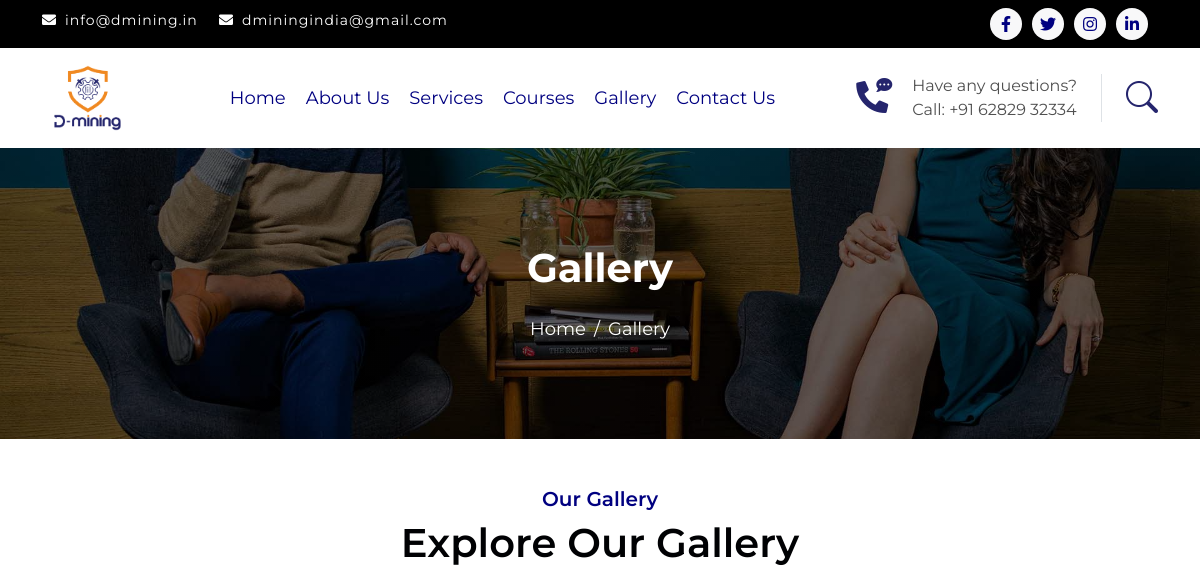
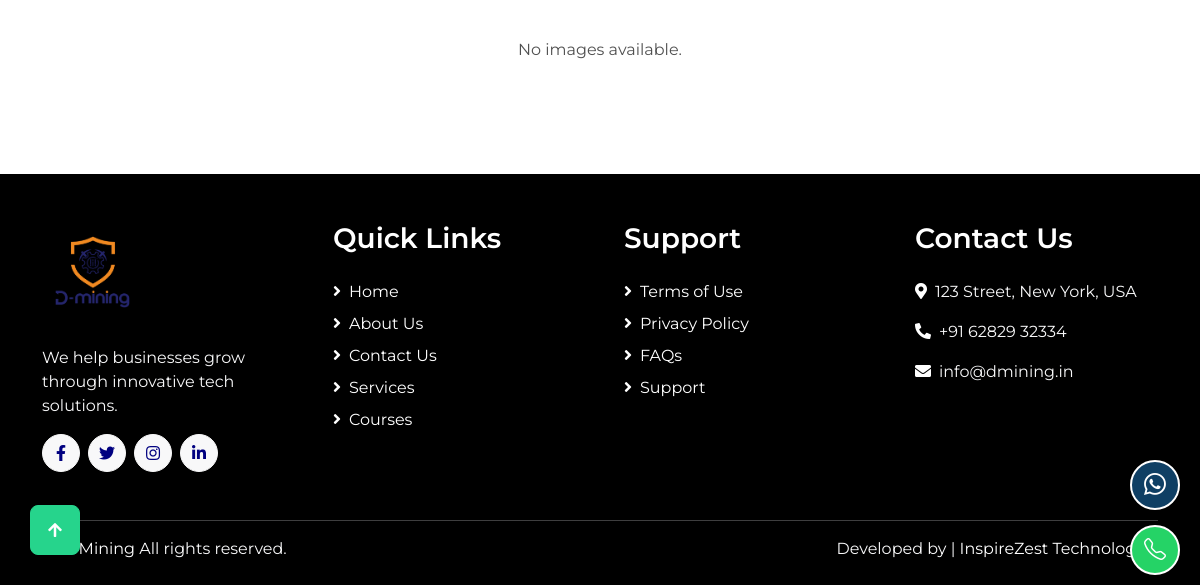
The page /gallery/ on the database as committed earlier (2 pictures, top to bottom).
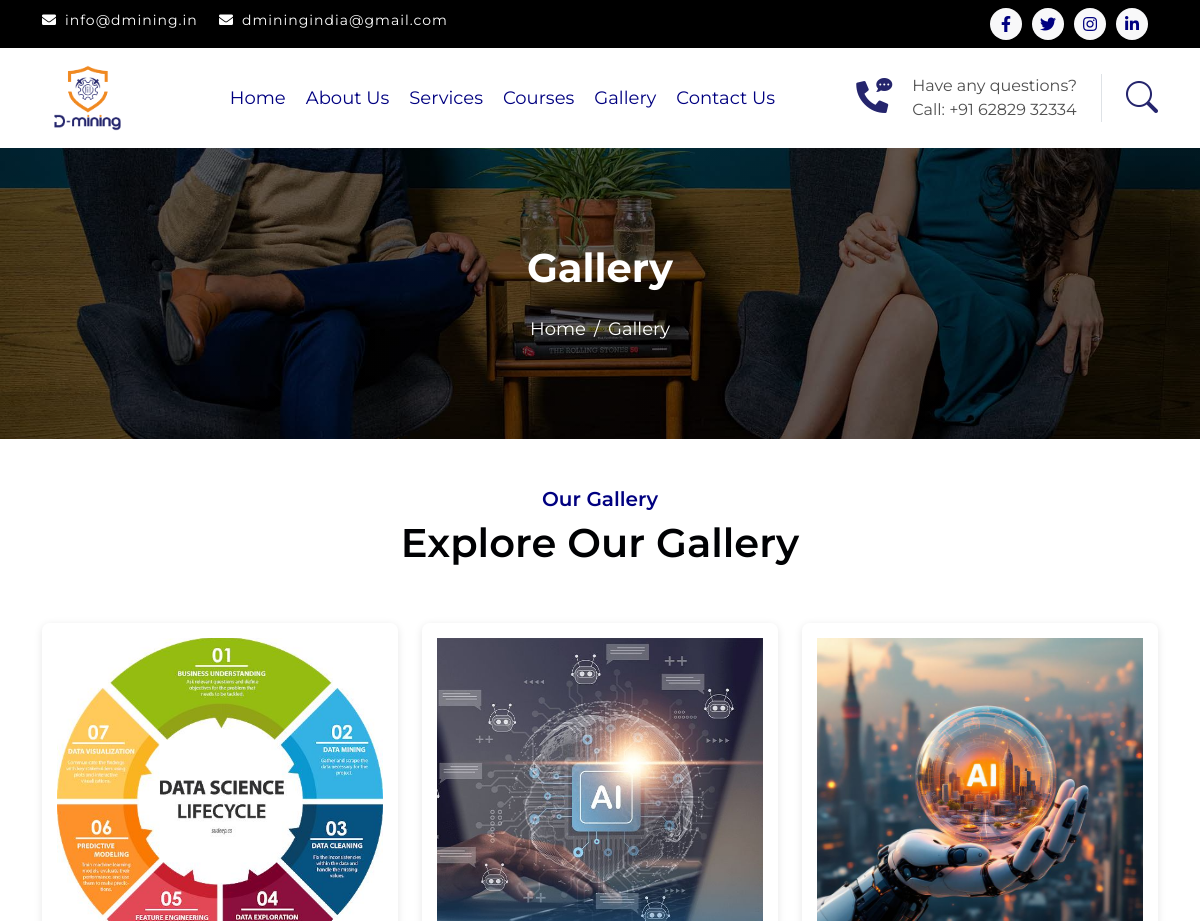
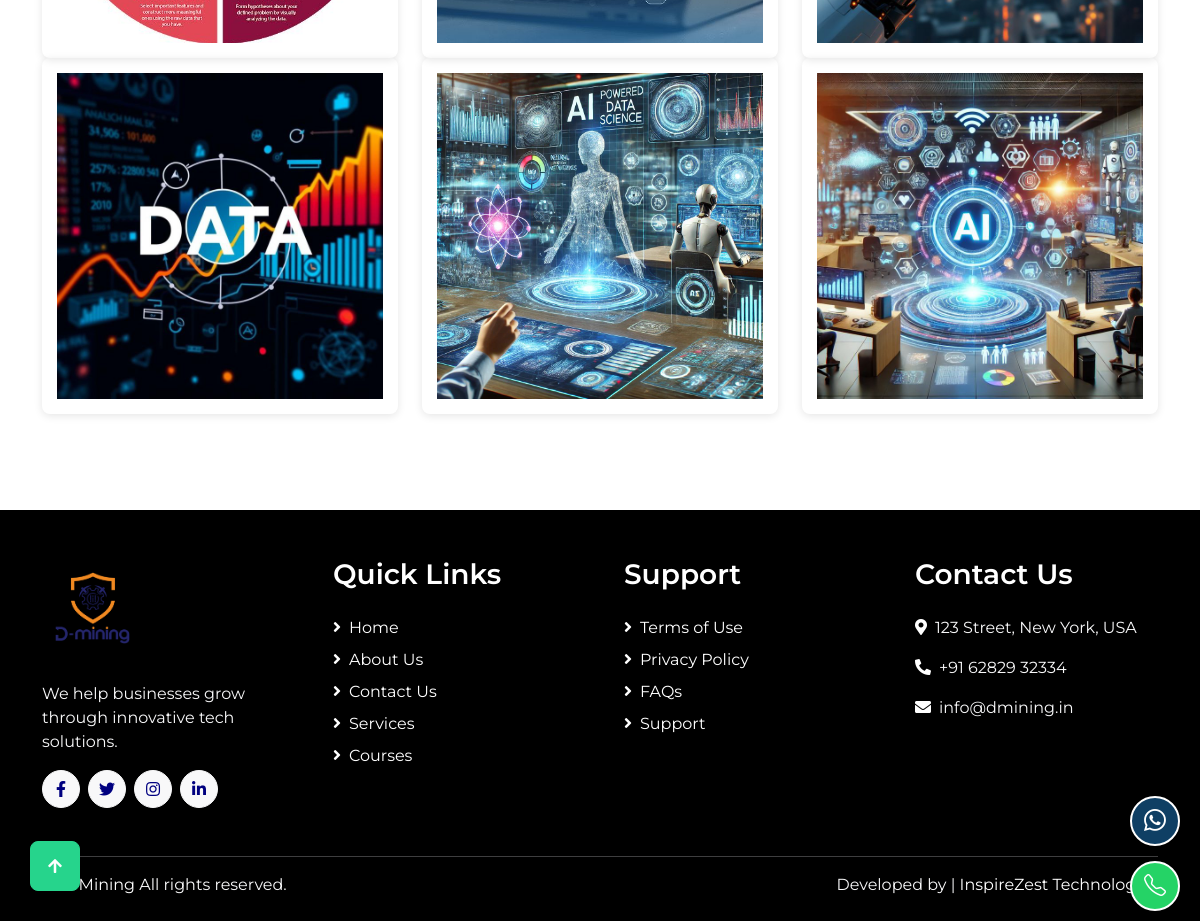
The same page on the database as committed later (2 pictures, top to bottom).
### DMININGapp/models.py (models this page shows, shortened)
class GalleryImage(models.Model):
    title = models.CharField(max_length=100, blank=True)
    image = models.ImageField(upload_to='static/gallery/')
    uploaded_at = models.DateTimeField(auto_now_add=True, null=True)

### DMININGapp/views.py (the view)
# urls.py: path('gallery/', views.gallery, name='gallery'),
def gallery(request):
    images = GalleryImage.objects.all()
    return render(request, 'gallery.html'
                  , {
                      'images': images
                      })

### templates/gallery.html (shortened to what this page needs)
{% extends 'base.html' %}
{% load static %}
{% block content %}
<div class="container-fluid page-header py-5">
  <div class="container text-center py-5">
    <h1 class="display-2 text-white mb-4 animated slideInDown">Gallery</h1>
    <nav aria-label="breadcrumb animated slideInDown">
      <ol class="breadcrumb justify-content-center mb-0">
        <li class="breadcrumb-item">
          <a href="#">Home</a>
        </li>
        <li class="breadcrumb-item active" aria-current="page">Gallery</li>
      </ol>
    </nav>
  </div>
</div>
<div class="album py-5 mb-5">
  <div class="text-center mx-auto pb-5 wow fadeIn" data-wow-delay=".3s" style="max-width: 600px;">
    <h5 class="text-primary">Our Gallery</h5>
    <h1>Explore Our Gallery</h1>
  </div>
  <div class="gallery-grid container">
    {% for image in images %}
      {% if forloop.first or forloop.counter0|divisibleby:3 %}
        <div class="row gx-4 gy-4">
      {% endif %}
      <div class="col-md-4">
        <div class="gallery-img-wrapper">
          <img src="{{ image.image.url }}" alt="{{ image.title }}" class="img-fluid gallery-img">
        </div>
      </div>
      {% if forloop.counter|divisibleby:3 or forloop.last %}
        </div>
      {% endif %}
    {% empty %}
      <p class="text-center">No images available.</p>
    {% endfor %}
  </div>
</div>
{% endblock %}

### templates/base.html (shortened to what this page needs)
{% load static %}
<!DOCTYPE html>
<html lang="en">
<head>
  <link href="https://cdnjs.cloudflare.com/ajax/libs/font-awesome/5.15.4/css/all.min.css" rel="stylesheet" />
  <link href="https://cdn.jsdelivr.net/npm/bootstrap-icons@1.4.1/font/bootstrap-icons.css" rel="stylesheet" />
  <link rel="stylesheet" href="https://cdn.jsdelivr.net/npm/bootstrap-icons@1.11.3/font/bootstrap-icons.css" />
  <link href="{% static 'lib/animate/animate.min.css' %}" rel="stylesheet" />
  <link href="{% static 'lib/owlcarousel/assets/owl.carousel.min.css' %}" rel="stylesheet" />
  <link href="{% static 'css/bootstrap.min.css' %}" rel="stylesheet" />
  <link href="{% static 'css/style.css' %}" rel="stylesheet" />
</head>
<body>
  <div class="container-fluid bg-dark py-2 d-none d-md-flex">
    <div class="container">
      <div class="d-flex justify-content-between topbar">
        <div class="top-info">
          <small class="me-3 text-white-50"><i class="fas fa-envelope me-2 text-white"></i>info@dmining.in</small>
          <small class="me-3 text-white-50"><i
              class="fas fa-envelope me-2 text-white"></i>dminingindia@gmail.com</small>
        </div>
        <div class="top-link">
          <a href="https://www.facebook.com/profile.php?id=61576335404647"
            class="bg-light btn btn-sm-square rounded-circle"><i class="fab fa-facebook-f text-primary"></i></a>
          <a href="#" class="bg-light btn btn-sm-square rounded-circle"><i class="fab fa-twitter text-primary"></i></a>
          <a href="https://www.instagram.com/dmining_india/" class="bg-light btn btn-sm-square rounded-circle"><i
              class="fab fa-instagram text-primary"></i></a>
          <a href="https://www.linkedin.com/public-profile/settings?lipi=urn%3Ali%3Apage%3Ad_flagship3_profile_self_edit_contact-info%3BrExB7SHITf%2Bwtva2YU%2BCrw%3D%3D"
            class="bg-light btn btn-sm-square rounded-circle"><i class="fab fa-linkedin-in text-primary"></i></a>
        </div>
      </div>
    </div>
  </div>
  <div class="container-fluid bg-primary">
    <div class="container">
      <nav class="navbar navbar-dark navbar-expand-lg py-0">
        <a href="{% url 'index' %}" class="navbar-brand"><img src="{% static 'img/dlogo.png' %}" alt="HighTech Logo"
            style="height: 90px;" /></a>
        <div class="collapse navbar-collapse" id="navbarCollapse">
          <div class="navbar-nav ms-auto mx-xl-auto p-0">
            <a href="{% url 'index' %}" class="nav-item nav-link">Home</a>
            <a href="{% url 'about' %}" class="nav-item nav-link">About Us</a>
            <a href="{% url 'services' %}" class="nav-item nav-link">Services</a>
            <a href="{% url 'courses' %}" class="nav-item nav-link">Courses</a>
            <a href="{% url 'gallery' %}" class="nav-item nav-link">Gallery</a>
            <a href="{% url 'contact' %}" class="nav-item nav-link">Contact Us</a>
          </div>
        </div>
        <div class="d-none d-xl-flex">
          <div class="d-flex align-items-center justify-content-center me-4">
            <a href="#" class="position-relative animated tada infinite">
              <i class="fa fa-phone-alt text fa-2x"></i>
              <span class="position-absolute" style="top: -7px; left: 20px;"><i
                  class="fa fa-comment-dots text"></i></span>
            </a>
          </div>
          <div class="d-flex flex-column pe-4 border-end">
            <span class="text-50">Have any questions?</span>
            <span class="text">Call: +91 62829 32334</span>
          </div>
          <div class="d-flex align-items-center justify-content-center ms-4">
            <a href="#"><i class="bi bi-search text fa-2x"></i></a>
          </div>
        </div>
      </nav>
    </div>
  </div>
  <div class="fixed-buttons">
    <a href="tel:+91 62829 32334" class="btn-whatsapp-pulse call-button" aria-label="Call Us"><i
        class="bi bi-whatsapp"></i></a>
    <a href="https://wa.me/+916282932334" class="btn-whatsapp-pulse whatsapp-button" aria-label="WhatsApp Us"><i
        class="bi bi-telephone"></i></a>
  </div>
  <main>
    {% block content %}
    {% endblock %}
  </main>
  <div class="container-fluid footer bg-dark wow fadeIn" data-wow-delay=".3s">
    <div class="container pt-5 pb-4">
      <div class="row g-5">
        <div class="col-lg-3 col-md-6">
          <a href="{% url 'index' %}" class="navbar-brand"><img src="{% static 'img/dlogo.png' %}" alt="HighTech Logo"
              style="height: 100px;" /></a>
          <p class="mt-4 text-light">We help businesses grow through innovative tech solutions.</p>
          <div class="d-flex">
            <a href="https://www.facebook.com/profile.php?id=61576335404647"
              class="btn-light btn btn-square rounded-circle me-2"><i class="fab fa-facebook-f text-primary"></i></a>
            <a href="#" class="btn-light btn btn-square rounded-circle me-2"><i
                class="fab fa-twitter text-primary"></i></a>
            <a href="https://www.instagram.com/dmining_india/" class="btn-light btn btn-square rounded-circle me-2"><i
                class="fab fa-instagram text-primary"></i></a>
            <a href="https://www.linkedin.com/public-profile/settings?lipi=urn%3Ali%3Apage%3Ad_flagship3_profile_self_edit_contact-info%3BrExB7SHITf%2Bwtva2YU%2BCrw%3D%3D"
              class="btn-light btn btn-square rounded-circle"><i class="fab fa-linkedin-in text-primary"></i></a>
          </div>
        </div>
        <div class="col-lg-3 col-md-6">
          <h3 class="text-secondary">Quick Links</h3>
          <div class="mt-4 d-flex flex-column">
            <a href="#" class="mb-2 text-white"><i class="fas fa-angle-right me-2 text-secondary"></i>Home</a>
            <a href="#" class="mb-2 text-white"><i class="fas fa-angle-right me-2 text-secondary"></i>About Us</a>
            <a href="#" class="mb-2 text-white"><i class="fas fa-angle-right me-2 text-secondary"></i>Contact Us</a>
            <a href="#" class="mb-2 text-white"><i class="fas fa-angle-right me-2 text-secondary"></i>Services</a>
            <a href="#" class="mb-2 text-white"><i class="fas fa-angle-right me-2 text-secondary"></i>Courses</a>
          </div>
        </div>
        <div class="col-lg-3 col-md-6">
          <h3 class="text-secondary">Support</h3>
          <div class="mt-4 d-flex flex-column">
            <a href="#" class="mb-2 text-white"><i class="fas fa-angle-right me-2 text-secondary"></i>Terms of Use</a>
            <a href="#" class="mb-2 text-white"><i class="fas fa-angle-right me-2 text-secondary"></i>Privacy Policy</a>
            <a href="#" class="mb-2 text-white"><i class="fas fa-angle-right me-2 text-secondary"></i>FAQs</a>
            <a href="#" class="mb-2 text-white"><i class="fas fa-angle-right me-2 text-secondary"></i>Support</a>
          </div>
        </div>
        <div class="col-lg-3 col-md-6">
          <h3 class="text-secondary">Contact Us</h3>
          <div class="mt-4 d-flex flex-column">
            <p class="text-light">
              <i class="fas fa-map-marker-alt text-secondary me-2"></i>123 Street, New York, USA
            </p>
            <p class="text-light">
              <i class="fas fa-phone-alt text-secondary me-2"></i>+91 62829 32334
            </p>
            <p class="text-light">
              <i class="fas fa-envelope text-secondary me-2"></i>info@dmining.in
            </p>
          </div>
        </div>
      </div>
      <hr class="text-light mt-5" />
      <div class="row">
        <div class="col-md-6 text-center text-md-start text-light">
          &copy; <a href="#" class="text-secondary">D-Mining</a> All rights reserved.
        </div>
        <div class="col-md-6 text-center text-md-end text-light">
          Developed by <a href="https://htmlcodex.com" class="text-secondary"></a> | <a
            href="https://inspirezesttechnologies.com/" class="text-secondary">InspireZest Technologies</a>
        </div>
      </div>
    </div>
  </div>
  <a href="#" class="btn btn-secondary btn-square back-to-top"><i class="fa fa-arrow-up text-white"></i></a>
</body>
</html>

### static/css/style.css (style rules this page uses)
html { scroll-behavior: smooth; }
.btn { font-weight: 600; transition: .5s; }
.btn-square { width: 38px; height: 38px; }
.btn-sm-square { width: 32px; height: 32px; }
.btn-square, .btn-sm-square, .btn-md-square, .btn-lg-square { padding: 0; display: flex; align-items: center; justify-content: center; font-weight: normal; }
.back-to-top { position: fixed; width: 50px; height: 50px; left: 30px; bottom: 30px; z-index: 99; }
.topbar .top-info { letter-spacing: 1px; }
.topbar .top-link { display: flex; align-items: center; justify-content: center; }
.topbar .top-link a { margin-right: 10px; }
.navbar .navbar-nav { padding: 15px 0; }
.navbar .navbar-nav .nav-link { padding: 10px; color: #000080; font-size: 18px; outline: none; }
.page-header { background: linear-gradient(rgba(0, 0, 0, .6), rgba(0, 0, 0, .6)), url(../img/carousel-1.jpg) center center no-repeat; background-size: cover; }
.page-header .breadcrumb-item+.breadcrumb-item::before { color: var(--bs-white); }
.page-header .breadcrumb-item, .page-header .breadcrumb-item a { font-size: 18px; color: var(--bs-white); }
.fixed-buttons { position: fixed; bottom: 10px; right: 20px; z-index: 2000; display: flex; flex-direction: column; gap: 15px; }
.btn-whatsapp-pulse { color: white; font-size: 2rem; display: flex; justify-content: center; align-items: center; width: 50px; height: 50px; text-decoration: none; border-radius: 50%; position: relative; animation: pulse 1.5s ease-out infinite; transition: transform 0.3s ease-in-out; padding: 10px; box-shadow: 0 4px 8px rgba(0, 0, 0, 0.2); }
.btn-whatsapp-pulse i { font-size: 22px; }
.whatsapp-button { background: #25d366; border: 2px solid white; }
.call-button { background: #0f3f64; border: 2px solid white; }

### templates/gallery.html (style rules this page uses)
.gallery-img-wrapper { position: relative; width: 100%; aspect-ratio: 1 / 1; overflow: hidden; border-radius: 8px; box-shadow: 0 2px 8px rgba(0, 0, 0, 0.1); }
.gallery-img { width: 100%; height: 100%; object-fit: cover; padding: 15px; display: block; border-radius: 8px; }

Rows that differ between the two databases and show on the page:
added GalleryImage: image (picture)
added GalleryImage: image (picture)
added GalleryImage: image (picture)
added GalleryImage: image (picture)
added GalleryImage: image (picture)
added GalleryImage: image (picture)
Other text that changed with them:
text no longer shown: "No images available."
